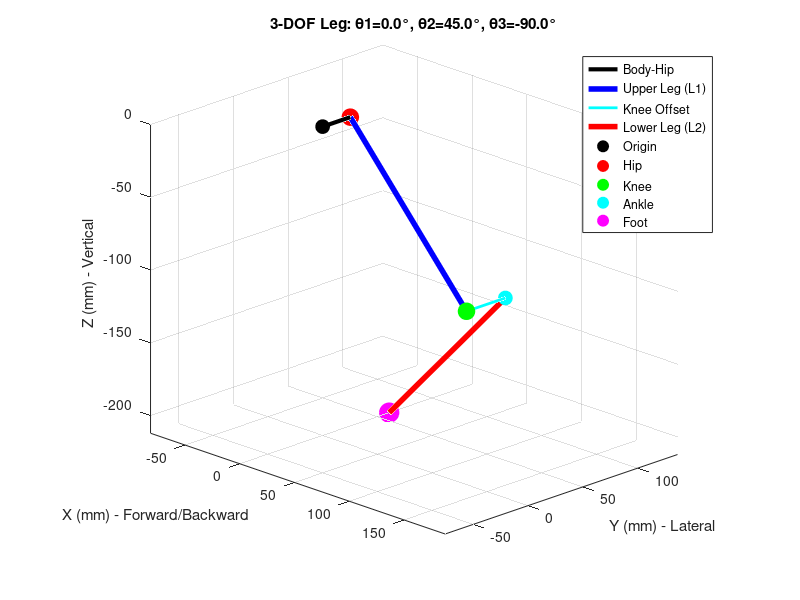

Write MATLAB code to recreate this figure. (Note: this script raises an error after producing the figure.)
%% 3-DOF Quadruped Leg - Forward Kinematics, Visualization & Dataset Generation
% Author: Generated for ANN-based Inverse Kinematics Project
% Description: Models a 3-DOF leg, visualizes it, and generates training dataset

clear all; close all; clc;

%% ===== LEG DIMENSIONS (in mm) =====
d1 = 25.3;   % Hip mount offset (lateral)
L1 = 150;    % Upper leg length (Hip to Knee)
d2 = 35.5;   % Knee joint offset
L2 = 150;    % Lower leg length (Knee to Foot)

%% ===== JOINT ANGLE LIMITS (in degrees) =====
% Define realistic servo limits for MG995
theta1_min = -45;  theta1_max = 45;   % Hip abduction/adduction
theta2_min = -90;  theta2_max = 90;   % Hip flexion/extension
theta3_min = -135; theta3_max = 0;    % Knee flexion (negative = bent)

%% ===== FORWARD KINEMATICS FUNCTION =====
function [x, y, z] = forward_kinematics(theta1, theta2, theta3, d1, L1, d2, L2)
    % Convert degrees to radians
    th1 = deg2rad(theta1);
    th2 = deg2rad(theta2);
    th3 = deg2rad(theta3);
    
    % --- Corrected Kinematics ---
    % We calculate the reach in the leg's local 2D plane first:
    local_x = L1*sin(th2) + L2*sin(th2 + th3);
    local_z = -(L1*cos(th2) + L2*cos(th2 + th3));
    
    % Now we project that into 3D space and apply the offsets:
    % d1 is the hip offset, d2 is the knee/shank lateral offset.
    x = local_x * cos(th1);
    y = local_x * sin(th1) + (d1 + d2*cos(th1)); % Offset d2 follows the hip rotation
    z = local_z;
end

%% ===== VISUALIZE SAMPLE LEG POSE =====
fprintf('===== Visualizing Sample Leg Configuration =====\n');

% Sample angles (in degrees)
sample_theta1 = 0;
sample_theta2 = 45;
sample_theta3 = -90;

% Calculate joint positions for visualization
th1 = deg2rad(sample_theta1);
th2 = deg2rad(sample_theta2);
th3 = deg2rad(sample_theta3);

% Joint positions for plotting
hip_pos = [0, d1, 0];

% Knee (End of L1)
knee_x = L1*sin(th2) * cos(th1);
knee_y = L1*sin(th2) * sin(th1) + d1;
knee_z = -L1*cos(th2);
knee_pos = [knee_x, knee_y, knee_z];

% Ankle (Adding the lateral offset d2)
ankle_x = knee_x; 
ankle_y = knee_y + d2*cos(th1); 
ankle_z = knee_z;
ankle_pos = [ankle_x, ankle_y, ankle_z];

% Foot (End of L2)
[foot_x, foot_y, foot_z] = forward_kinematics(sample_theta1, sample_theta2, sample_theta3, d1, L1, d2, L2);
foot_pos = [foot_x, foot_y, foot_z];

% Plot the leg
figure('Name', '3-DOF Leg Visualization', 'Position', [100 100 800 600]);
hold on; grid on; axis equal;

% Plot links
plot3([0, hip_pos(1)], [0, hip_pos(2)], [0, hip_pos(3)], 'k-', 'LineWidth', 3); % Body to hip
plot3([hip_pos(1), knee_pos(1)], [hip_pos(2), knee_pos(2)], [hip_pos(3), knee_pos(3)], 'b-', 'LineWidth', 4);
plot3([knee_pos(1), ankle_pos(1)], [knee_pos(2), ankle_pos(2)], [knee_pos(3), ankle_pos(3)], 'c-', 'LineWidth', 2);
plot3([ankle_pos(1), foot_pos(1)], [ankle_pos(2), foot_pos(2)], [ankle_pos(3), foot_pos(3)], 'r-', 'LineWidth', 4);

% Plot joints
plot3(0, 0, 0, 'ko', 'MarkerSize', 10, 'MarkerFaceColor', 'k'); % Body origin
plot3(hip_pos(1), hip_pos(2), hip_pos(3), 'ro', 'MarkerSize', 12, 'MarkerFaceColor', 'r'); % Hip
plot3(knee_pos(1), knee_pos(2), knee_pos(3), 'go', 'MarkerSize', 12, 'MarkerFaceColor', 'g'); % Knee
plot3(ankle_pos(1), ankle_pos(2), ankle_pos(3), 'co', 'MarkerSize', 10, 'MarkerFaceColor', 'c'); % Ankle
plot3(foot_pos(1), foot_pos(2), foot_pos(3), 'mo', 'MarkerSize', 14, 'MarkerFaceColor', 'm'); % Foot

% Labels and formatting
xlabel('X (mm) - Forward/Backward');
ylabel('Y (mm) - Lateral');
zlabel('Z (mm) - Vertical');
title(sprintf('3-DOF Leg: θ1=%.1f°, θ2=%.1f°, θ3=%.1f°', sample_theta1, sample_theta2, sample_theta3));
legend('Body-Hip', 'Upper Leg (L1)', 'Knee Offset', 'Lower Leg (L2)', 'Origin', 'Hip', 'Knee', 'Ankle', 'Foot', 'Location', 'best');
view(45, 20);

fprintf('Sample configuration:\n');
fprintf('  θ1 = %.1f°, θ2 = %.1f°, θ3 = %.1f°\n', sample_theta1, sample_theta2, sample_theta3);
fprintf('  Foot position: (%.2f, %.2f, %.2f) mm\n\n', foot_x, foot_y, foot_z);

%% ===== GENERATE TRAINING DATASET =====
fprintf('===== Generating Training Dataset =====\n');

% Number of samples
num_samples = 50000;

% Pre-allocate arrays
theta1_data = zeros(num_samples, 1);
theta2_data = zeros(num_samples, 1);
theta3_data = zeros(num_samples, 1);
x_data = zeros(num_samples, 1);
y_data = zeros(num_samples, 1);
z_data = zeros(num_samples, 1);

% Generate random valid joint angles
fprintf('Generating %d samples...\n', num_samples);
for i = 1:num_samples
    % Random joint angles within limits
    theta1 = theta1_min + (theta1_max - theta1_min) * rand();
    theta2 = theta2_min + (theta2_max - theta2_min) * rand();
    theta3 = theta3_min + (theta3_max - theta3_min) * rand();
    
    % Calculate forward kinematics
    [x, y, z] = forward_kinematics(theta1, theta2, theta3, d1, L1, d2, L2);
    
    % Store data
    theta1_data(i) = theta1;
    theta2_data(i) = theta2;
    theta3_data(i) = theta3;
    x_data(i) = x;
    y_data(i) = y;
    z_data(i) = z;
    
    if mod(i, 10000) == 0
        fprintf('  Progress: %d/%d samples\n', i, num_samples);
    end
end

%% ===== SAVE DATASET =====
% Create dataset table
dataset = table(x_data, y_data, z_data, theta1_data, theta2_data, theta3_data, ...
    'VariableNames', {'x_mm', 'y_mm', 'z_mm', 'theta1_deg', 'theta2_deg', 'theta3_deg'});

% Save as CSV
csv_filename = 'leg_ik_dataset.csv';
writetable(dataset, csv_filename);
fprintf('\n✓ Dataset saved to: %s\n', csv_filename);

% Save as MAT file (for MATLAB training)
mat_filename = 'leg_ik_dataset.mat';
save(mat_filename, 'x_data', 'y_data', 'z_data', 'theta1_data', 'theta2_data', 'theta3_data', ...
     'd1', 'L1', 'd2', 'L2', 'theta1_min', 'theta1_max', 'theta2_min', 'theta2_max', 'theta3_min', 'theta3_max');
fprintf('✓ Dataset saved to: %s\n', mat_filename);

%% ===== DATASET STATISTICS =====
fprintf('\n===== Dataset Statistics =====\n');
fprintf('Total samples: %d\n', num_samples);
fprintf('\nJoint Angles (degrees):\n');
fprintf('  θ1: [%.1f, %.1f] → Range used: [%.1f, %.1f]\n', theta1_min, theta1_max, min(theta1_data), max(theta1_data));
fprintf('  θ2: [%.1f, %.1f] → Range used: [%.1f, %.1f]\n', theta2_min, theta2_max, min(theta2_data), max(theta2_data));
fprintf('  θ3: [%.1f, %.1f] → Range used: [%.1f, %.1f]\n', theta3_min, theta3_max, min(theta3_data), max(theta3_data));
fprintf('\nEnd-effector Position (mm):\n');
fprintf('  X: [%.2f, %.2f]\n', min(x_data), max(x_data));
fprintf('  Y: [%.2f, %.2f]\n', min(y_data), max(y_data));
fprintf('  Z: [%.2f, %.2f]\n', min(z_data), max(z_data));

%% ===== VISUALIZE WORKSPACE =====
fprintf('\n===== Visualizing Reachable Workspace =====\n');

% Sample subset for visualization (plotting all points is slow)
sample_indices = randperm(num_samples, min(5000, num_samples));

figure('Name', 'Reachable Workspace', 'Position', [150 150 800 600]);
scatter3(x_data(sample_indices), y_data(sample_indices), z_data(sample_indices), 1, 'b', 'filled', 'MarkerFaceAlpha', 0.3);
hold on; grid on; axis equal;
plot3(0, 0, 0, 'ro', 'MarkerSize', 12, 'MarkerFaceColor', 'r'); % Origin
xlabel('X (mm) - Forward/Backward');
ylabel('Y (mm) - Lateral');
zlabel('Z (mm) - Vertical');
title('3-DOF Leg Reachable Workspace');
view(45, 20);

fprintf('\n✓ All visualizations complete!\n');
fprintf('\n========================================\n');
fprintf('NEXT STEPS:\n');
fprintf('1. Run "train_ann_model.m" to train the neural network\n');
fprintf('2. Export model for Raspberry Pi deployment\n');
fprintf('========================================\n');
